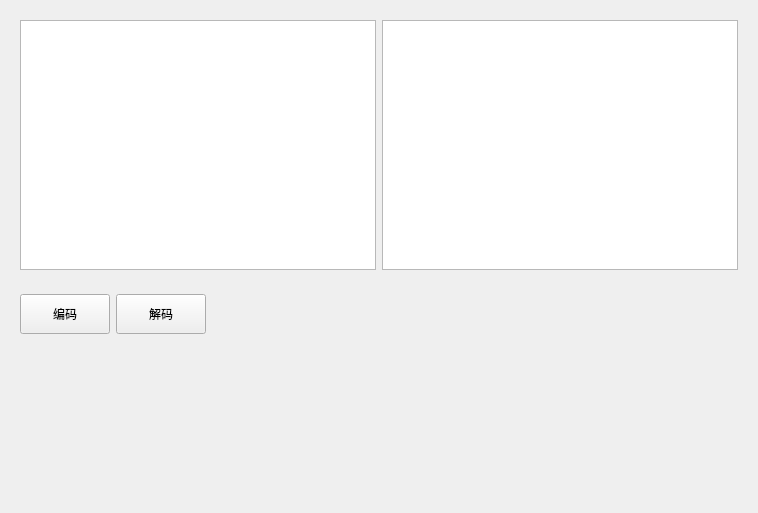
<?xml version="1.0" encoding="UTF-8"?>
<ui version="4.0">
 <class>ExampleWidget</class>
 <widget class="QWidget" name="ExampleWidget">
  <property name="geometry">
   <rect>
    <x>0</x>
    <y>0</y>
    <width>758</width>
    <height>513</height>
   </rect>
  </property>
  <property name="minimumSize">
   <size>
    <width>90</width>
    <height>40</height>
   </size>
  </property>
  <property name="windowTitle">
   <string>Form</string>
  </property>
  <layout class="QVBoxLayout" name="verticalLayout">
   <item>
    <widget class="QWidget" name="widget" native="true">
     <property name="maximumSize">
      <size>
       <width>16777215</width>
       <height>280</height>
      </size>
     </property>
     <layout class="QHBoxLayout" name="horizontalLayout">
      <item>
       <widget class="QPlainTextEdit" name="txt_left">
        <property name="minimumSize">
         <size>
          <width>0</width>
          <height>250</height>
         </size>
        </property>
        <property name="maximumSize">
         <size>
          <width>16777215</width>
          <height>250</height>
         </size>
        </property>
        <property name="plainText">
         <string/>
        </property>
       </widget>
      </item>
      <item>
       <widget class="QPlainTextEdit" name="txt_right">
        <property name="minimumSize">
         <size>
          <width>0</width>
          <height>250</height>
         </size>
        </property>
        <property name="maximumSize">
         <size>
          <width>16777215</width>
          <height>250</height>
         </size>
        </property>
        <property name="readOnly">
         <bool>true</bool>
        </property>
       </widget>
      </item>
     </layout>
    </widget>
   </item>
   <item>
    <widget class="QWidget" name="widget_2" native="true">
     <property name="maximumSize">
      <size>
       <width>1111111</width>
       <height>58</height>
      </size>
     </property>
     <layout class="QHBoxLayout" name="horizontalLayout_2">
      <item>
       <widget class="QPushButton" name="btn_encode">
        <property name="minimumSize">
         <size>
          <width>90</width>
          <height>40</height>
         </size>
        </property>
        <property name="maximumSize">
         <size>
          <width>90</width>
          <height>40</height>
         </size>
        </property>
        <property name="text">
         <string>编码</string>
        </property>
       </widget>
      </item>
      <item>
       <widget class="QPushButton" name="btn_decode">
        <property name="minimumSize">
         <size>
          <width>90</width>
          <height>40</height>
         </size>
        </property>
        <property name="maximumSize">
         <size>
          <width>90</width>
          <height>40</height>
         </size>
        </property>
        <property name="text">
         <string>解码</string>
        </property>
       </widget>
      </item>
      <item>
       <spacer name="horizontalSpacer">
        <property name="orientation">
         <enum>Qt::Horizontal</enum>
        </property>
        <property name="sizeHint" stdset="0">
         <size>
          <width>40</width>
          <height>20</height>
         </size>
        </property>
       </spacer>
      </item>
     </layout>
    </widget>
   </item>
   <item>
    <spacer name="verticalSpacer">
     <property name="orientation">
      <enum>Qt::Vertical</enum>
     </property>
     <property name="sizeHint" stdset="0">
      <size>
       <width>20</width>
       <height>40</height>
      </size>
     </property>
    </spacer>
   </item>
  </layout>
 </widget>
 <resources/>
 <connections/>
</ui>
